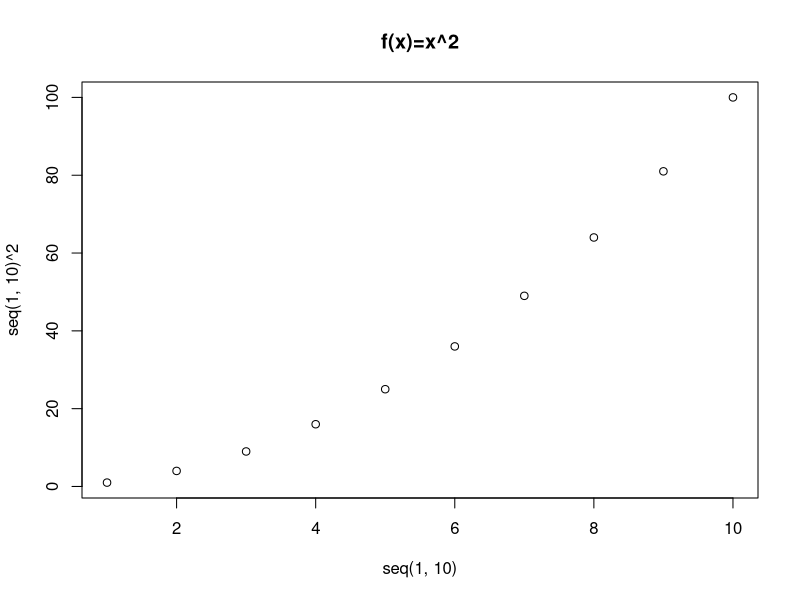
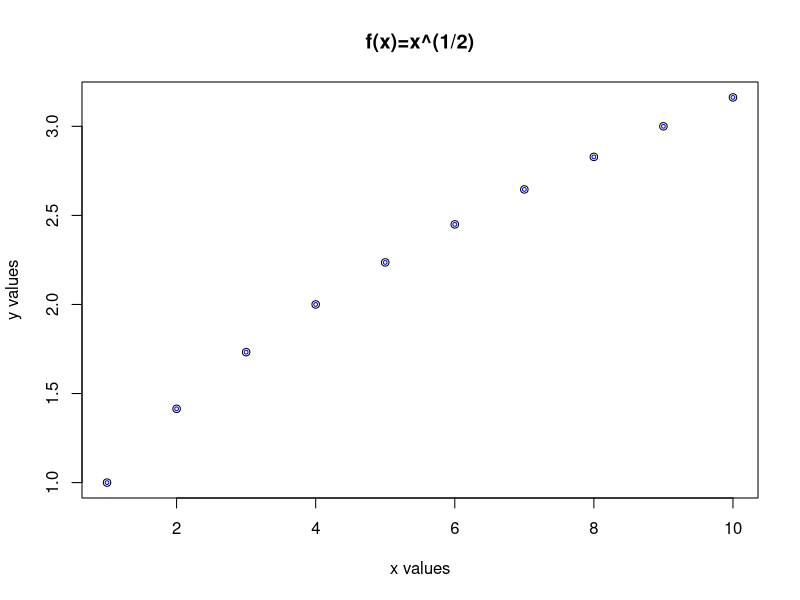
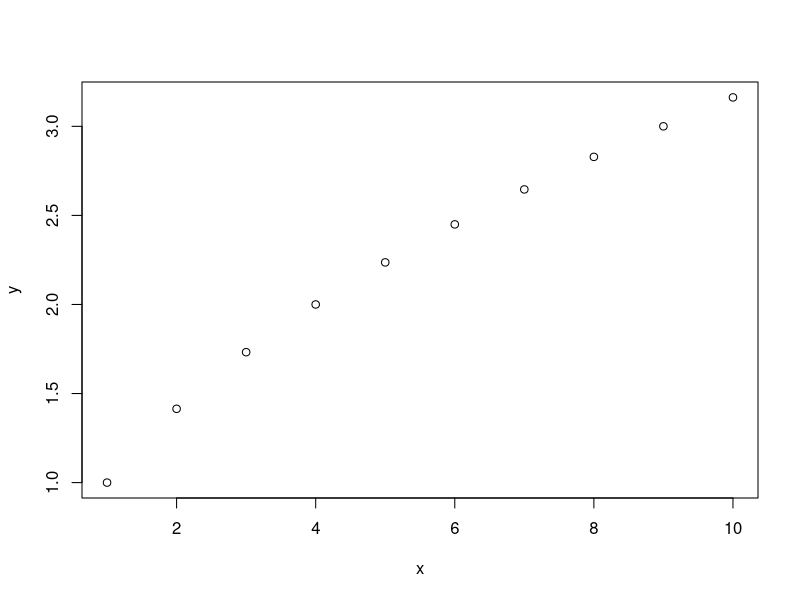
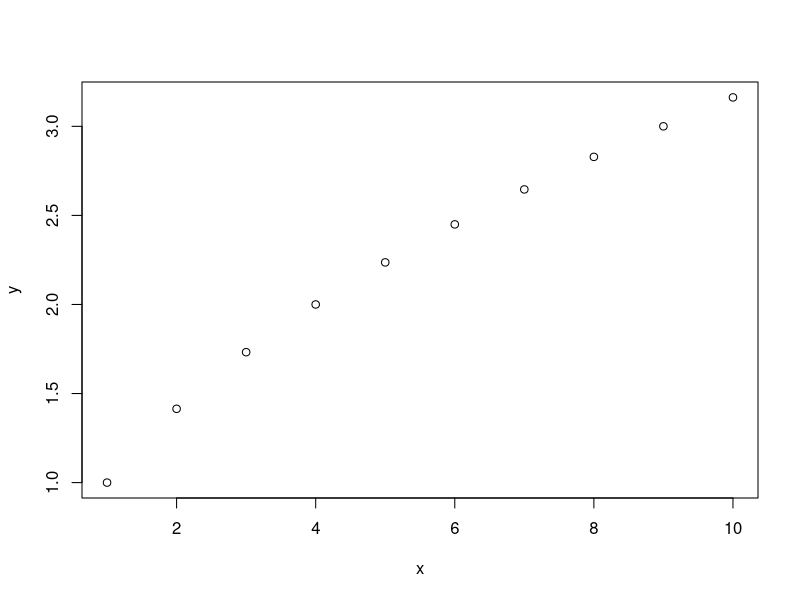
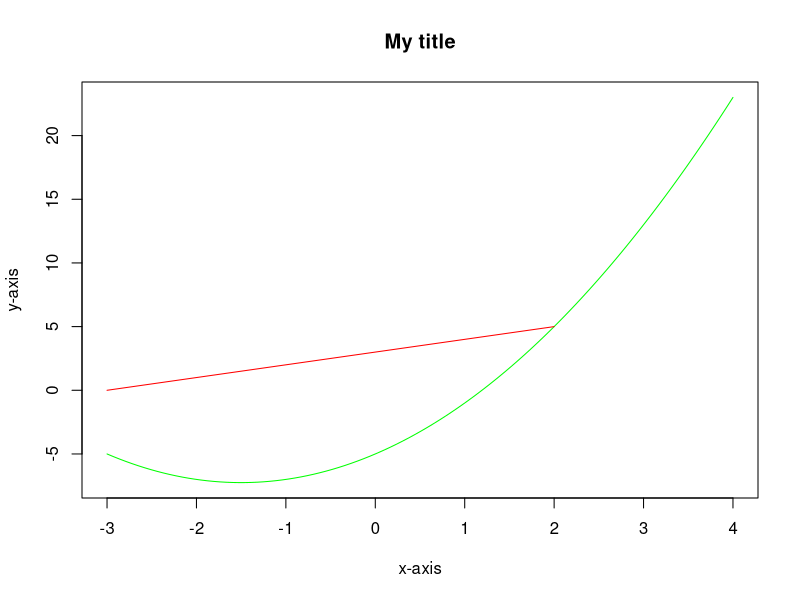

These figures' R source, in order:
#TASK 1
sin(2*pi)
cos(3/4)
tan(pi)
log10(100)
log(15)
log(7, 1/7)
exp(3)
64^(1/3)

#TASK 2
seq(1, 10, 1)
sum(seq(1, 10, 1))
sum(1:10)

#TASK 3
#a)
x=seq(2, 20, 2)
x^2
x*x #multiplication of elements in vector, not vectors
#b)
x=rev(x)
x
#c)
sum(x)
#d)
length(x)
#e)
sqrt(sum(x^(2)))

#TASK 4
y=seq(5, 10, length = 13)
y
length(y)

#TASK 5
z1=rep(c(1, 2), 5)
z1
z2=rep(c(1, 2), each=5)
z2

#TASK 6
a=c(1, 3, 6, 2, 7, 4)
#a)
min(a)
#b)
which.min(a)
#c)
a[a<=4]
#d)
sum(a)
#e)
sum(a*a)
#f)
sqrt(sum(a^2))
#g)
a[3]
#h)
a+4 #in R vector + number means increasing each element in vector by this number
#i)
b=a[-4]
b
#j)
c=a+b #a is longer than b so in sixth element R again takes first element from b (circulation)
#k)
d=a[a>4]
d

#TASK 7
M=rbind(c(2, 3, 0), c(1, -1, 2), c(1, 1, -1))
#a)
t(M)
#b)
det(M)
#c)
sum(diag(M))
#d)
M*M
M%*%M
#e)
M*diag(M)
M%*%diag(M)
#f)
N=solve(M)
N
N%*%M
#g)
a=M[,3] #third column
a
#h)
b=M[2,] #second row
b
#i)
t(a)%*%b #scalar
a%*%t(b) #matrix

#TASK 8:
x=seq(1, 10) #x=1:10
y=seq(1, 10)^(1/2)
#a)
plot(seq(1, 10), seq(1, 10)^2, main="f(x)=x^2")
plot(x, y, main="f(x)=x^(1/2)", xlab="x values", ylab="y values")
points(x, y,pch=21, col="blue", bg="white", cex=.5)
#main -> title
#xlab/ylab -> name of x or y-axis
#type -> type of graph ("l" = line, "p" = points, "b" = both line and points, "s" = stairs)
#pch -> shape of the symbol e. g. pch=8 -> "*"
#col -> color of the graph (or of the )
#bg -> background
#cex -> size of point
#lwd -> size of 

#b)
data.frame(x, y)
plot(data.frame(x, y))
#c)
plot(cbind(x, y))

#TASK 9:
curve(x^2 + 3*x - 5, -3, 4, main="My title", xlab="x-axis", y="y-axis", col="green")
curve(x*1+3, col="red", -3, 2, add=TRUE)
